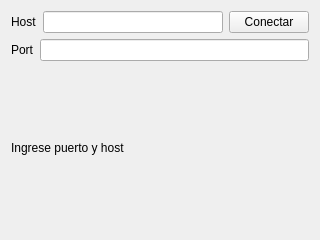
<?xml version="1.0" encoding="UTF-8"?>
<ui version="4.0">
 <class>Client</class>
 <widget class="QWidget" name="Client">
  <property name="geometry">
   <rect>
    <x>0</x>
    <y>0</y>
    <width>320</width>
    <height>240</height>
   </rect>
  </property>
  <property name="windowTitle">
   <string>Step 3</string>
  </property>
  <layout class="QVBoxLayout" name="verticalLayout">
   <item>
    <layout class="QVBoxLayout" name="verticalLayout_2">
     <item>
      <layout class="QHBoxLayout" name="layoutInput">
       <item>
        <widget class="QLabel" name="label">
         <property name="text">
          <string>Host</string>
         </property>
        </widget>
       </item>
       <item>
        <widget class="QLineEdit" name="inputHost">
         <property name="inputMask">
          <string/>
         </property>
         <property name="text">
          <string/>
         </property>
         <property name="clearButtonEnabled">
          <bool>false</bool>
         </property>
        </widget>
       </item>
       <item>
        <widget class="QPushButton" name="buttonConnect">
         <property name="text">
          <string>Conectar</string>
         </property>
        </widget>
       </item>
      </layout>
     </item>
     <item>
      <layout class="QHBoxLayout" name="horizontalLayout">
       <item>
        <widget class="QLabel" name="labelPort">
         <property name="text">
          <string>Port</string>
         </property>
        </widget>
       </item>
       <item>
        <widget class="QLineEdit" name="inputPort"/>
       </item>
      </layout>
     </item>
    </layout>
   </item>
   <item>
    <widget class="QLabel" name="labelOut">
     <property name="text">
      <string>Ingrese puerto y host</string>
     </property>
    </widget>
   </item>
  </layout>
 </widget>
 <resources/>
 <connections/>
</ui>
